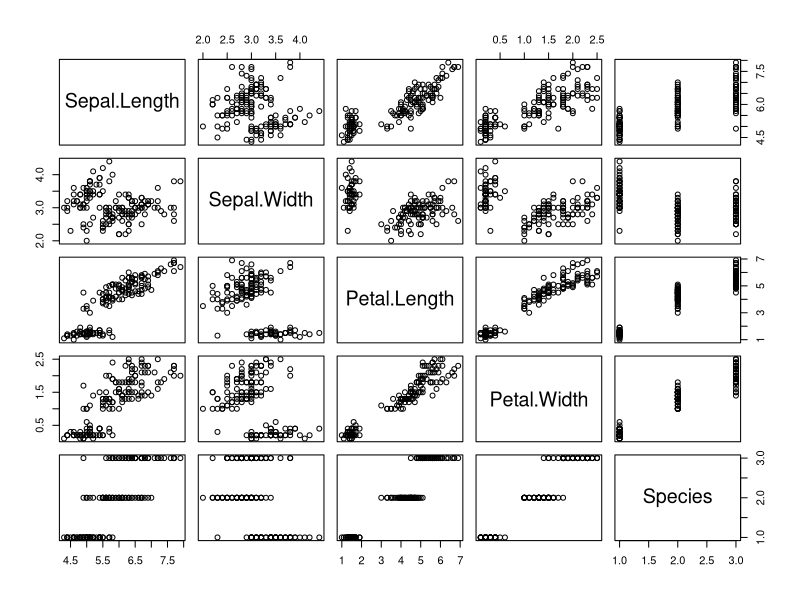
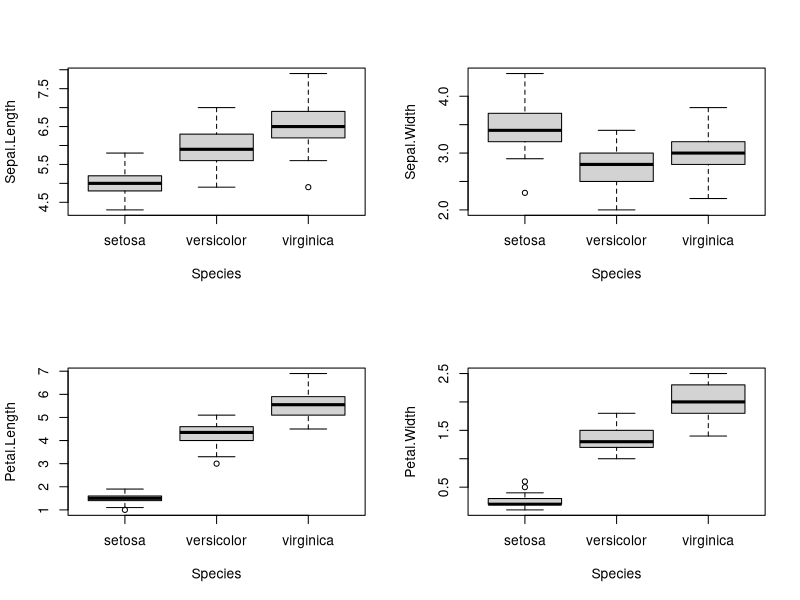
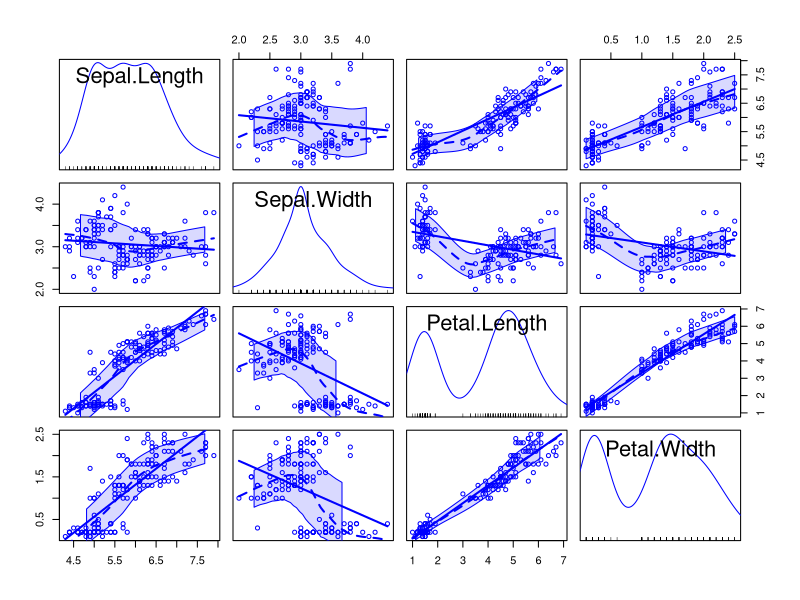
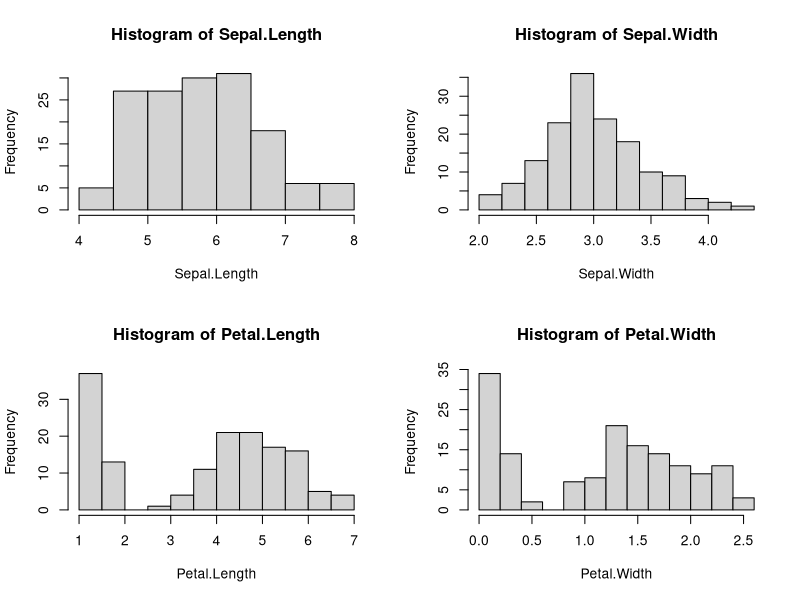
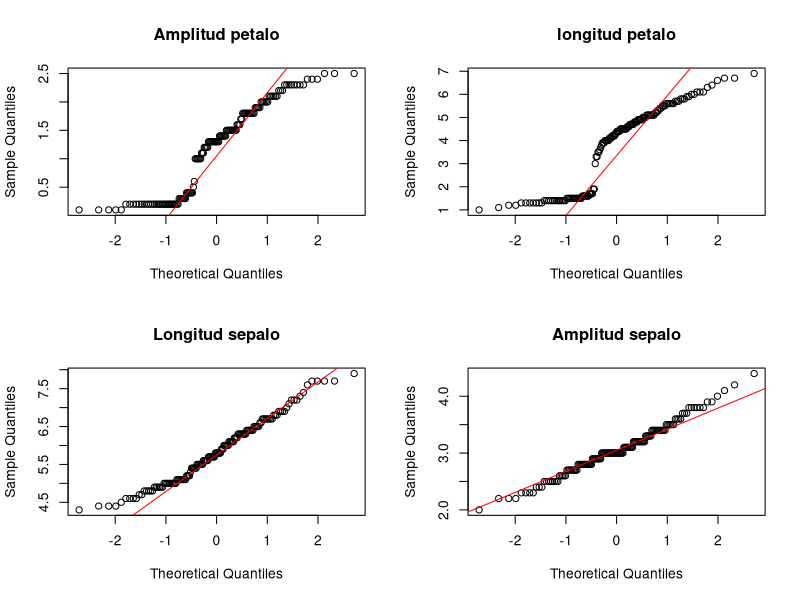

Source code (R) for these figures, in order:
## ---- chunk 1
knitr::opts_chunk$set(echo = TRUE)
## ---- chunk 2
library(tidyverse)

data = iris
names(data)
attach(data)
## ---- chunk 3
levels(Species)
## ---- chunk 4
data %>% nrow()
## ---- chunk 5
head(data)
## ---- chunk 6
str(data)
## ---- chunk 7
summary(data)
## ---- chunk 8
media <- colMeans(data[1:4])
media
## ---- chunk 9
# Matriz de varianzas y covarianza

covarianza <- cov(data[1:4])
covarianza
## ---- chunk 10
# Matriz de correlacion

correlacion <- cor(data[1:4])
correlacion
## ---- chunk 11

plot(data)
## ---- chunk 12
par(mfrow=c(2,2))
boxplot(Sepal.Length~Species)
boxplot(Sepal.Width~Species)
boxplot(Petal.Length~Species)
boxplot(Petal.Width~Species)
## ---- chunk 13
library(car)
scatterplotMatrix(data[1:4])
## ---- chunk 14
par(mfrow =c(2,2))
hist(Sepal.Length)
hist(Sepal.Width)
hist(Petal.Length)
hist(Petal.Width)
## ---- chunk 15
par(mfrow=c(2,2))
qqnorm(Petal.Width, main = "Amplitud petalo")
qqline(Petal.Width, col = "red")

qqnorm(Petal.Length, main = "longitud petalo")
qqline(Petal.Length, col = "red")

qqnorm(Sepal.Length, main = "Longitud sepalo")
qqline(Sepal.Length, col = "red")


qqnorm(Sepal.Width, main = "Amplitud sepalo")
qqline(Sepal.Width, col = "red")


